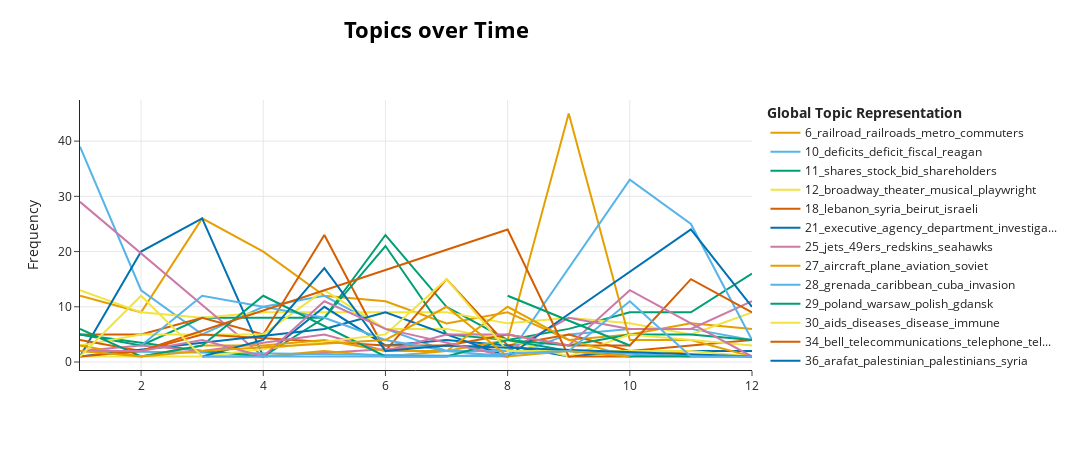

Here is the notebook cell this chart was saved with:
### Code cell
tm.model.visualize_topics_over_time(tm.topics_over_time[tm.topics_over_time.Topic.isin(tm.topic_filter.topics)])

### Figure 1 — Plotly figure (JSON) as saved in the notebook; plotly's stock layout.template omitted (floating-point values rounded to 4 significant figures)
{"data": [{"hoverinfo": "text", "hovertext": ["<b>Topic 6</b><br>Words: amtrak, railroads, railroad, transportation, railway", "<b>Topic 6</b><br>Words: railroad, conrail, rail, metro, transportation", "<b>Topic 6</b><br>Words: metro, strike, railroad, subway, commuters", "<b>Topic 6</b><br>Words: railroad, union, strike, arbitration, trains", "<b>Topic 6</b><br>Words: railroad, railroads, trains, commuters, rail", "<b>Topic 6</b><br>Words: railroad, guardrails, subway, trains, transit", "<b>Topic 6</b><br>Words: railroad, subway, trains, subways, delays", "<b>Topic 6</b><br>Words: railroad, subway, subways, trains, transportation", "<b>Topic 6</b><br>Words: railroad, railroads, railway, subways, subway", "<b>Topic 6</b><br>Words: subway, subways, transportation, metro, fares", "<b>Topic 6</b><br>Words: buses, bus, railroads, railroad, greyhound", "<b>Topic 6</b><br>Words: fares, subway, buses, transportation, tolls"], "marker": {"color": "#E69F00"}, "mode": "lines", "name": "6_railroad_railroads_metro_commuters", "type": "scatter", "x": [1, 2, 3, 4, 5, 6, 7, 8, 9, 10, 11, 12], "y": [12, 9, 26, 20, 12, 11, 7, 9, 4, 5, 7, 6]}, {"hoverinfo": "text", "hovertext": ["<b>Topic 10</b><br>Words: reagan, deficits, deficit, fiscal, regan", "<b>Topic 10</b><br>Words: deficits, deficit, fiscal, reagan, spending", "<b>Topic 10</b><br>Words: deficit, reagan, spending, bipartisan, budget", "<b>Topic 10</b><br>Words: bipartisan, spending, reagan, budget, senate", "<b>Topic 10</b><br>Words: reaganomics, bipartisan, deficits, deficit, senate", "<b>Topic 10</b><br>Words: fiscal, budgeted, deficit, budget, spending", "<b>Topic 10</b><br>Words: reagan, deficits, fiscal, presidency, spending", "<b>Topic 10</b><br>Words: deficits, deficit, governors, recovery, economic", "<b>Topic 10</b><br>Words: deficits, fiscal, reagan, congress, federal", "<b>Topic 10</b><br>Words: reagan, deficits, deficit, fiscal, presidency", "<b>Topic 10</b><br>Words: deficits, deficit, fiscal, congress, debt", "<b>Topic 10</b><br>Words: fiscal, spending, budgets, budget, reagan"], "marker": {"color": "#56B4E9"}, "mode": "lines", "name": "10_deficits_deficit_fiscal_reagan", "type": "scatter", "x": [1, 2, 3, 4, 5, 6, 7, 8, 9, 10, 11, 12], "y": [39, 13, 5, 10, 12, 6, 2, 1, 5, 6, 6, 4]}, {"hoverinfo": "text", "hovertext": ["<b>Topic 11</b><br>Words: takeover, merger, retailer, inc, hubbard", "<b>Topic 11</b><br>Words: shareholders, merger, mergers, subsidiary, company", "<b>Topic 11</b><br>Words: shareholders, stock, shares, holdings, owns", "<b>Topic 11</b><br>Words: stockholder, acquisitions, corporation, brokerages, chairman", "<b>Topic 11</b><br>Words: shares, stock, bidding, rockefeller, bid", "<b>Topic 11</b><br>Words: shares, stock, takeover, shareholders, bid", "<b>Topic 11</b><br>Words: shares, stock, takeover, merger, shareholders", "<b>Topic 11</b><br>Words: takeover, shares, stockholders, stock, investor", "<b>Topic 11</b><br>Words: stock, shares, investors, merger, trading", "<b>Topic 11</b><br>Words: shareholders, shares, stock, corporation, gulf", "<b>Topic 11</b><br>Words: stockholders, shares, shareholders, takeover, stock", "<b>Topic 11</b><br>Words: shareholder, takeover, shareholders, shares, investor"], "marker": {"color": "#009E73"}, "mode": "lines", "name": "11_shares_stock_bid_shareholders", "type": "scatter", "x": [1, 2, 3, 4, 5, 6, 7, 8, 9, 10, 11, 12], "y": [5, 3, 8, 8, 8, 23, 10, 4, 6, 9, 9, 16]}, {"hoverinfo": "text", "hovertext": ["<b>Topic 12</b><br>Words: playwright, films, film, theater, movie", "<b>Topic 12</b><br>Words: theater, scorsese, broadway, comedy, films", "<b>Topic 12</b><br>Words: theatrical, theater, actor, broadway, hitchcock", "<b>Topic 12</b><br>Words: oscar, broadway, awards, shakespeare, musical", "<b>Topic 12</b><br>Words: olivier, lear, novelist, lerner, actor", "<b>Topic 12</b><br>Words: broadway, theater, actor, movies, film", "<b>Topic 12</b><br>Words: shakespeare, theater, travolta, broadway, audiences", "<b>Topic 12</b><br>Words: musicals, broadway, musical, theater, gershwin", "<b>Topic 12</b><br>Words: theater, musical, broadway, auditioning, scenes", "<b>Topic 12</b><br>Words: actors, acting, shakespeare, actor, theater", "<b>Topic 12</b><br>Words: broadway, theater, actors, musical, cast", "<b>Topic 12</b><br>Words: broadway, theater, actors, theaters, actor"], "marker": {"color": "#F0E442"}, "mode": "lines", "name": "12_broadway_theater_musical_playwright", "type": "scatter", "x": [1, 2, 3, 4, 5, 6, 7, 8, 9, 10, 11, 12], "y": [13, 9, 8, 9, 9, 9, 9, 7, 8, 7, 5, 9]}, {"hoverinfo": "text", "hovertext": ["<b>Topic 18</b><br>Words: lebanon, israel, israeli, lebanese, israelis", "<b>Topic 18</b><br>Words: israeli, israel, israelis, lebanon, reagan", "<b>Topic 18</b><br>Words: israeli, israel, lebanon, israelis, lebanese", "<b>Topic 18</b><br>Words: israeli, lebanon, diplomacy, israel, shultz", "<b>Topic 18</b><br>Words: lebanon, syria, syrian, lebanese, israel", "<b>Topic 18</b><br>Words: syria, syrian, weinberger, diplomatic, israeli", "<b>Topic 18</b><br>Words: syria, syrian, lebanon, syrians, israeli", "<b>Topic 18</b><br>Words: lebanon, syria, israel, israeli, syrians", "<b>Topic 18</b><br>Words: lebanon, beirut, lebanese, israeli, israel", "<b>Topic 18</b><br>Words: syria, syrian, lebanon, syrians, diplomatic", "<b>Topic 18</b><br>Words: israeli, israel, lebanon, syrian, assad", "<b>Topic 18</b><br>Words: lebanon, syria, beirut, lebanese, israel"], "marker": {"color": "#D55E00"}, "mode": "lines", "name": "18_lebanon_syria_beirut_israeli", "type": "scatter", "x": [1, 2, 3, 4, 5, 6, 7, 8, 9, 10, 11, 12], "y": [5, 5, 8, 5, 23, 2, 15, 3, 5, 2, 3, 4]}, {"hoverinfo": "text", "hovertext": ["<b>Topic 21</b><br>Words: resign, resigning, martin, attorney, appointed", "<b>Topic 21</b><br>Words: executive, investigation, accused, mismanagement, investigators", "<b>Topic 21</b><br>Words: burford, administration, agency, attorney, reagan", "<b>Topic 21</b><br>Words: administration, administrator, environmentalists, appointees, reagan", "<b>Topic 21</b><br>Words: chairman, suspended, indicted, executive, reinstated", "<b>Topic 21</b><br>Words: reagan, chairman, resign, resigning, conservative", "<b>Topic 21</b><br>Words: adminstration, administration, environmental, environment, reagan", "<b>Topic 21</b><br>Words: accused, allegations, falsely, perjury, felony", "<b>Topic 21</b><br>Words: rulemaking, officials, regulations, regulatory, agency", "<b>Topic 21</b><br>Words: censorship, reagan, censors, findings, criticized", "<b>Topic 21</b><br>Words: convicted, judge, perjury, unconstitutional, jury"], "marker": {"color": "#0072B2"}, "mode": "lines", "name": "21_executive_agency_department_investiga...", "type": "scatter", "x": [1, 2, 3, 4, 5, 6, 7, 8, 9, 10, 12], "y": [1, 20, 26, 1, 10, 3, 4, 3, 1, 2, 2]}, {"hoverinfo": "text", "hovertext": ["<b>Topic 25</b><br>Words: jets, dolphins, touchdown, colts, redskins", "<b>Topic 25</b><br>Words: quarterbacks, draft, picks, scouting, picked", "<b>Topic 25</b><br>Words: panthers, playoff, steelers, championship, touchdowns", "<b>Topic 25</b><br>Words: jets, saints, giants, colts, quarterback", "<b>Topic 25</b><br>Words: giants, jets, falcons, patriots, rams", "<b>Topic 25</b><br>Words: giants, jets, touchdowns, 49ers, quarterbacks", "<b>Topic 25</b><br>Words: jets, colts, patriots, giants, redskins", "<b>Topic 25</b><br>Words: cowboys, redskins, 49ers, rams, seahawks"], "marker": {"color": "#CC79A7"}, "mode": "lines", "name": "25_jets_49ers_redskins_seahawks", "type": "scatter", "x": [1, 4, 7, 8, 9, 10, 11, 12], "y": [29, 1, 3, 2, 8, 6, 6, 11]}, {"hoverinfo": "text", "hovertext": ["<b>Topic 27</b><br>Words: pilot, airlines, flight, plane, jet", "<b>Topic 27</b><br>Words: selwitz, pilots, pilot, airplane, planes", "<b>Topic 27</b><br>Words: casualties, bombing, kabul, civilians, afghanistan", "<b>Topic 27</b><br>Words: volga, boat, soviet, vessel, passengers", "<b>Topic 27</b><br>Words: sarajevo, armenians, bosnia, yugoslavia, explosion", "<b>Topic 27</b><br>Words: soviet, rosenberg, 1944, missiles, sank", "<b>Topic 27</b><br>Words: aircraft, planes, plane, soviet, aviation", "<b>Topic 27</b><br>Words: pilots, flight, flights, plane, airliner", "<b>Topic 27</b><br>Words: soviet, russians, leningrad, aircraft, jet", "<b>Topic 27</b><br>Words: airline, jetliners, airlines, collision, flight"], "marker": {"color": "#E69F00"}, "mode": "lines", "name": "27_aircraft_plane_aviation_soviet", "type": "scatter", "x": [3, 4, 5, 6, 7, 8, 9, 10, 11, 12], "y": [1, 1, 2, 1, 2, 4, 45, 4, 4, 1]}, {"hoverinfo": "text", "hovertext": ["<b>Topic 28</b><br>Words: falkland, falklands, thatcher, margaret, argentine", "<b>Topic 28</b><br>Words: detainees, grenadians, coup, bishop, regime", "<b>Topic 28</b><br>Words: grenada, cuba, caribbean, invasion, cubans", "<b>Topic 28</b><br>Words: grenada, cubans, castro, cuban, caribbean", "<b>Topic 28</b><br>Words: grenada, reagan, grenadians, hostage, peacekeeping"], "marker": {"color": "#56B4E9"}, "mode": "lines", "name": "28_grenada_caribbean_cuba_invasion", "type": "scatter", "x": [1, 8, 10, 11, 12], "y": [2, 1, 33, 25, 4]}, {"hoverinfo": "text", "hovertext": ["<b>Topic 29</b><br>Words: warsaw, poland, polish, expulsion, poznan", "<b>Topic 29</b><br>Words: protest, protests, gdansk, solidarity, poland", "<b>Topic 29</b><br>Words: walesa, protests, authorities, demonstrations, leaders", "<b>Topic 29</b><br>Words: warsaw, poland, protests, demonstrators, polish", "<b>Topic 29</b><br>Words: poland, warsaw, gdansk, polish, pope", "<b>Topic 29</b><br>Words: poland, warsaw, sanctions, polish, regime", "<b>Topic 29</b><br>Words: solidarity, poland, polish, union, defiance", "<b>Topic 29</b><br>Words: lutherans, lutheran, catholics, luther, christianity", "<b>Topic 29</b><br>Words: solidarity, protest, nobel, walesa, peace", "<b>Topic 29</b><br>Words: reformation, poland, solidarity, luther, polish", "<b>Topic 29</b><br>Words: pope, reformation, poland, catholic, protestant"], "marker": {"color": "#009E73"}, "mode": "lines", "name": "29_poland_warsaw_polish_gdansk", "type": "scatter", "x": [1, 3, 4, 5, 6, 7, 8, 9, 10, 11, 12], "y": [5, 2, 1, 8, 21, 5, 4, 3, 5, 5, 4]}, {"hoverinfo": "text", "hovertext": ["<b>Topic 30</b><br>Words: menopause, contraceptive, contraceptives, insulin, depo", "<b>Topic 30</b><br>Words: parenthood, genetic, pregnancies, screening, pediatrician", "<b>Topic 30</b><br>Words: microsurgery, newborns, vasectomies, microscopes, congenital", "<b>Topic 30</b><br>Words: contraceptive, spermicide, complications, disorders, neurological", "<b>Topic 30</b><br>Words: aids, diseases, epidemic, disease, herpes", "<b>Topic 30</b><br>Words: homosexuality, childbirth, infertility, homosexuals, genetic", "<b>Topic 30</b><br>Words: diseases, abnormalities, medical, illness, aids", "<b>Topic 30</b><br>Words: thyrotropin, hormone, researchers, biomedical, genetic", "<b>Topic 30</b><br>Words: genes, cancer, dna, biology, discovery", "<b>Topic 30</b><br>Words: vaccine, vaccines, infects, diseases, gene", "<b>Topic 30</b><br>Words: diseases, disease, diagnosed, aids, disorders", "<b>Topic 30</b><br>Words: hormone, genetically, transplantations, genetic, gene"], "marker": {"color": "#F0E442"}, "mode": "lines", "name": "30_aids_diseases_disease_immune", "type": "scatter", "x": [1, 2, 3, 4, 5, 6, 7, 8, 9, 10, 11, 12], "y": [3, 5, 5, 5, 13, 6, 6, 4, 1, 5, 4, 3]}, {"hoverinfo": "text", "hovertext": ["<b>Topic 34</b><br>Words: companywide, companies, subsidiaries, telecommunications, recession", "<b>Topic 34</b><br>Words: telegram, telegraph, communications, bell, telephone", "<b>Topic 34</b><br>Words: bell, telegraph, telephone, companies, ratings", "<b>Topic 34</b><br>Words: bell, telephone, telegraph, shareholders, shareholder", "<b>Topic 34</b><br>Words: telecommunications, takeover, bell, antitrust, tech", "<b>Topic 34</b><br>Words: telecommunications, telegraph, bell, telephone, sprint", "<b>Topic 34</b><br>Words: telegraph, telephone, telephones, shareholders, corporate", "<b>Topic 34</b><br>Words: companies, telegraph, executives, company, telephone", "<b>Topic 34</b><br>Words: bell, bellsouth, stock, shareholders, telegraph", "<b>Topic 34</b><br>Words: bell, telegraph, telecommunications, telephone, companies"], "marker": {"color": "#D55E00"}, "mode": "lines", "name": "34_bell_telecommunications_telephone_tel...", "type": "scatter", "x": [1, 2, 3, 6, 7, 8, 9, 10, 11, 12], "y": [4, 2, 5, 3, 3, 5, 3, 3, 15, 9]}, {"hoverinfo": "text", "hovertext": ["<b>Topic 36</b><br>Words: beirut, lebanon, arafat, palestinian, palestine", "<b>Topic 36</b><br>Words: arafat, palestinian, abu, lebanon, damascus", "<b>Topic 36</b><br>Words: arafat, palestinian, assad, syria, rebels", "<b>Topic 36</b><br>Words: beirut, lebanon, arafat, fought, battles", "<b>Topic 36</b><br>Words: arafat, palestinian, palestinians, palestine, syria", "<b>Topic 36</b><br>Words: arafat, palestinian, palestinians, palestine, israeli"], "marker": {"color": "#0072B2"}, "mode": "lines", "name": "36_arafat_palestinian_palestinians_syria", "type": "scatter", "x": [1, 5, 6, 8, 11, 12], "y": [1, 6, 9, 1, 24, 10]}, {"hoverinfo": "text", "hovertext": ["<b>Topic 39</b><br>Words: loan, loans, financing, debt, lending", "<b>Topic 39</b><br>Words: bankers, argentine, rumasa, finance, treasury", "<b>Topic 39</b><br>Words: loans, bank, debt, credit, brazil", "<b>Topic 39</b><br>Words: borrowings, loans, brasilia, debt, brazilian", "<b>Topic 39</b><br>Words: rumasa, brazilian, austerity, brazil, debt", "<b>Topic 39</b><br>Words: brasilia, brazilians, brazilian, paulo, austerity", "<b>Topic 39</b><br>Words: loan, loans, debt, repayments, lending", "<b>Topic 39</b><br>Words: debt, brazilian, brazilians, loans, debts", "<b>Topic 39</b><br>Words: loans, loan, debt, repayment, debts", "<b>Topic 39</b><br>Words: brazilian, brazilians, loan, brazil, loans", "<b>Topic 39</b><br>Words: refinancing, debt, repay, creditors, payments"], "marker": {"color": "#CC79A7"}, "mode": "lines", "name": "39_loans_loan_brazilian_brazilians", "type": "scatter", "x": [1, 2, 3, 5, 6, 7, 8, 9, 10, 11, 12], "y": [2, 3, 2, 5, 2, 5, 5, 3, 13, 7, 1]}, {"hoverinfo": "text", "hovertext": ["<b>Topic 55</b><br>Words: defendants, plaintiffs, lawsuit, securities, sue", "<b>Topic 55</b><br>Words: convicted, advisory, analyst, advisers, publishing", "<b>Topic 55</b><br>Words: sued, justices, court, dow, judgment", "<b>Topic 55</b><br>Words: insider, securities, disclose, shareholders, traders", "<b>Topic 55</b><br>Words: fraud, fraudulent, bankruptcy, auditors, corporation", "<b>Topic 55</b><br>Words: pepsico, fraud, takeover, insider, accused", "<b>Topic 55</b><br>Words: court, fraud, judge, stockholder, insider", "<b>Topic 55</b><br>Words: marc, seized, court, rich, sued", "<b>Topic 55</b><br>Words: indicted, indictment, prosecutors, fraud, rich", "<b>Topic 55</b><br>Words: clarendon, lien, assets, tax, indictment", "<b>Topic 55</b><br>Words: fraud, amway, fines, corporation, defrauding"], "marker": {"color": "#E69F00"}, "mode": "lines", "name": "55_marc_rich_sued_indicted", "type": "scatter", "x": [1, 2, 3, 4, 5, 6, 7, 8, 9, 10, 11], "y": [3, 1, 3, 3, 4, 2, 2, 10, 4, 1, 2]}, {"hoverinfo": "text", "hovertext": ["<b>Topic 56</b><br>Words: economists, deutsche, brandt, recession, economist", "<b>Topic 56</b><br>Words: currencies, currency, monetary, franc, france", "<b>Topic 56</b><br>Words: currencies, currency, inflation, monetary, austerity", "<b>Topic 56</b><br>Words: mitterrand, francois, france, inflationary, french", "<b>Topic 56</b><br>Words: mitterrand, francois, france, philippe, french", "<b>Topic 56</b><br>Words: currency, currencies, dollar, treasury, economics", "<b>Topic 56</b><br>Words: france, french, francois, budget, austerity", "<b>Topic 56</b><br>Words: banco, luxembourg, banks, bank, subsidiary"], "marker": {"color": "#56B4E9"}, "mode": "lines", "name": "56_currencies_currency_monetary_franc", "type": "scatter", "x": [2, 3, 5, 6, 7, 8, 9, 11], "y": [3, 12, 8, 4, 2, 2, 2, 1]}, {"hoverinfo": "text", "hovertext": ["<b>Topic 61</b><br>Words: assassination, pope, ankara, turk, turkish", "<b>Topic 61</b><br>Words: extradition, barbie, gestapo, fugitive, lyons", "<b>Topic 61</b><br>Words: cambodians, refugees, cambodian, refugee, plight", "<b>Topic 61</b><br>Words: vietnam, vietnamese, cambodians, hanoi, cambodia", "<b>Topic 61</b><br>Words: thuy, tran, vietnam, trans, saigon", "<b>Topic 61</b><br>Words: thailand, thai, communists, insurgency, guerrilla", "<b>Topic 61</b><br>Words: barbie, gestapo, klaus, officer, officers", "<b>Topic 61</b><br>Words: bulgarian, bulgarians, antonov, turk, turkish", "<b>Topic 61</b><br>Words: vietnam, vietnamese, documentary, episodes, television", "<b>Topic 61</b><br>Words: pope, papal, paul, pastore, vatican"], "marker": {"color": "#009E73"}, "mode": "lines", "name": "61_vietnam_vietnamese_cambodian_cambodia...", "type": "scatter", "x": [1, 2, 3, 4, 6, 7, 8, 9, 10, 12], "y": [6, 1, 3, 12, 1, 1, 4, 2, 1, 1]}, {"hoverinfo": "text", "hovertext": ["<b>Topic 64</b><br>Words: reporters, reagan, leaks, clearance, staff", "<b>Topic 64</b><br>Words: wiretap, wiretapping, john, hersey, hiroshima", "<b>Topic 64</b><br>Words: polygraph, disclosures, secrecy, disciplining, dismissal", "<b>Topic 64</b><br>Words: carter, reagan, nixon, watergate, presidential", "<b>Topic 64</b><br>Words: reagan, carter, investigation, presidential, briefing", "<b>Topic 64</b><br>Words: investigations, investigation, reagan, polygraph, briefing", "<b>Topic 64</b><br>Words: hearings, reagan, hoover, archivist, congressional", "<b>Topic 64</b><br>Words: security, reagan, disclosure, reports, department", "<b>Topic 64</b><br>Words: callers, telephone, calls, wick, telephoned"], "marker": {"color": "#F0E442"}, "mode": "lines", "name": "64_reagan_carter_presidential_investigat...", "type": "scatter", "x": [1, 2, 3, 6, 7, 8, 10, 11, 12], "y": [1, 1, 1, 5, 15, 2, 2, 2, 1]}, {"hoverinfo": "text", "hovertext": ["<b>Topic 66</b><br>Words: poitiers, france, customs, martel, french", "<b>Topic 66</b><br>Words: awacs, libyan, egypt, planes, libya", "<b>Topic 66</b><br>Words: chadian, chad, libya, libyan, troops", "<b>Topic 66</b><br>Words: chadian, insurgents, chad, rebels, oasis", "<b>Topic 66</b><br>Words: chad, diplomats, eviction, diplomatic, charities"], "marker": {"color": "#D55E00"}, "mode": "lines", "name": "66_chadian_chad_libya_libyan", "type": "scatter", "x": [1, 2, 8, 9, 10], "y": [1, 2, 24, 1, 1]}, {"hoverinfo": "text", "hovertext": ["<b>Topic 68</b><br>Words: summit, burger, cadillacs, ford, mcdonald", "<b>Topic 68</b><br>Words: economy, crisis, economic, allies, optimistic", "<b>Topic 68</b><br>Words: summit, economy, summits, economic, meeting", "<b>Topic 68</b><br>Words: nations, economies, negotiations, economic, countries", "<b>Topic 68</b><br>Words: nations, economic, compromise, agreement, conference", "<b>Topic 68</b><br>Words: togetherness, markethits, economic, europe, athens"], "marker": {"color": "#0072B2"}, "mode": "lines", "name": "68_summit_meeting_economy_economic", "type": "scatter", "x": [3, 4, 5, 6, 7, 12], "y": [1, 4, 17, 2, 3, 1]}, {"hoverinfo": "text", "hovertext": ["<b>Topic 72</b><br>Words: nuclear, planners, plans, safety, deadline", "<b>Topic 72</b><br>Words: evacuation, risks, safety, risk, nuclear", "<b>Topic 72</b><br>Words: evacuations, briefings, emergency, nuclear, drills", "<b>Topic 72</b><br>Words: manhattan, york, westchester, indian, area", "<b>Topic 72</b><br>Words: evacuation, nuclear, reactors, planning, plans", "<b>Topic 72</b><br>Words: nuclear, evacuate, evacuation, reactors, planning", "<b>Topic 72</b><br>Words: evacuation, buses, bus, emergency, transportation"], "marker": {"color": "#CC79A7"}, "mode": "lines", "name": "72_evacuation_westchester_nuclear_york", "type": "scatter", "x": [1, 2, 3, 4, 5, 6, 8], "y": [2, 2, 4, 1, 11, 6, 1]}, {"hoverinfo": "text", "hovertext": ["<b>Topic 87</b><br>Words: turnpike, toll, driveway, connecticut, tollbooth", "<b>Topic 87</b><br>Words: tolls, toll, turnpike, tollbooths, hartford", "<b>Topic 87</b><br>Words: turnpike, tolls, toll, highways, connecticut", "<b>Topic 87</b><br>Words: roadway, turnpike, bridge, bridgepainting, lanes", "<b>Topic 87</b><br>Words: turnpike, interstate, bridge, connecticut, expressway", "<b>Topic 87</b><br>Words: turnpike, highway, connecticut, traffic, greenwich", "<b>Topic 87</b><br>Words: bridge, toll, turnpike, connecticut, legislative", "<b>Topic 87</b><br>Words: superhighway, highway, interstate, phillipsburg, newark"], "marker": {"color": "#E69F00"}, "mode": "lines", "name": "87_turnpike_toll_tolls_roadway", "type": "scatter", "x": [1, 2, 3, 6, 7, 8, 9, 10], "y": [2, 1, 2, 4, 10, 1, 2, 1]}, {"hoverinfo": "text", "hovertext": ["<b>Topic 101</b><br>Words: reed, secretary, adviser, reagan, executive", "<b>Topic 101</b><br>Words: reagan, executive, adviser, advisers, stock", "<b>Topic 101</b><br>Words: evans, reagan, appointed, conservative, republican", "<b>Topic 101</b><br>Words: cox, reagan, evans, economist, president", "<b>Topic 101</b><br>Words: watt, secretary, resign, resignation, remark", "<b>Topic 101</b><br>Words: secretary, clark, reagan, president, deputy", "<b>Topic 101</b><br>Words: george, washington, filming, actor, presidential", "<b>Topic 101</b><br>Words: sawyer, mcmullen, contractor, navy, presidency"], "marker": {"color": "#56B4E9"}, "mode": "lines", "name": "101_secretary_reagan_watt_resigned", "type": "scatter", "x": [3, 4, 5, 7, 9, 10, 11, 12], "y": [1, 1, 1, 1, 2, 11, 1, 1]}, {"hoverinfo": "text", "hovertext": ["<b>Topic 117</b><br>Words: blackout, midtown, manhattan, electrical, edison", "<b>Topic 117</b><br>Words: sweatshops, sweatshop, garment, boutique, factories"], "marker": {"color": "#009E73"}, "mode": "lines", "name": "117_blackout_midtown_manhattan_sweatshop...", "type": "scatter", "x": [8, 10], "y": [12, 3]}, {"hoverinfo": "text", "hovertext": ["<b>Topic 123</b><br>Words: investigation, prosecutor, beirut, lebanon, lebanese", "<b>Topic 123</b><br>Words: israeli, palestinians, israel, sharon, beirut", "<b>Topic 123</b><br>Words: palestinians, palestinian, refugees, israeli, lebanon"], "marker": {"color": "#F0E442"}, "mode": "lines", "name": "123_israeli_palestinians_palestinian_sha...", "type": "scatter", "x": [1, 2, 3], "y": [1, 12, 1]}], "layout": {"height": 450, "hoverlabel": {"bgcolor": "white", "font": {"family": "Rockwell", "size": 16}}, "legend": {"title": {"text": "<b>Global Topic Representation"}}, "title": {"font": {"color": "Black", "size": 22}, "text": "<b>Topics over Time</b>", "x": 0.4, "xanchor": "center", "y": 0.95, "yanchor": "top"}, "width": 1250, "xaxis": {"showgrid": true}, "yaxis": {"showgrid": true, "title": {"text": "Frequency"}}}}
